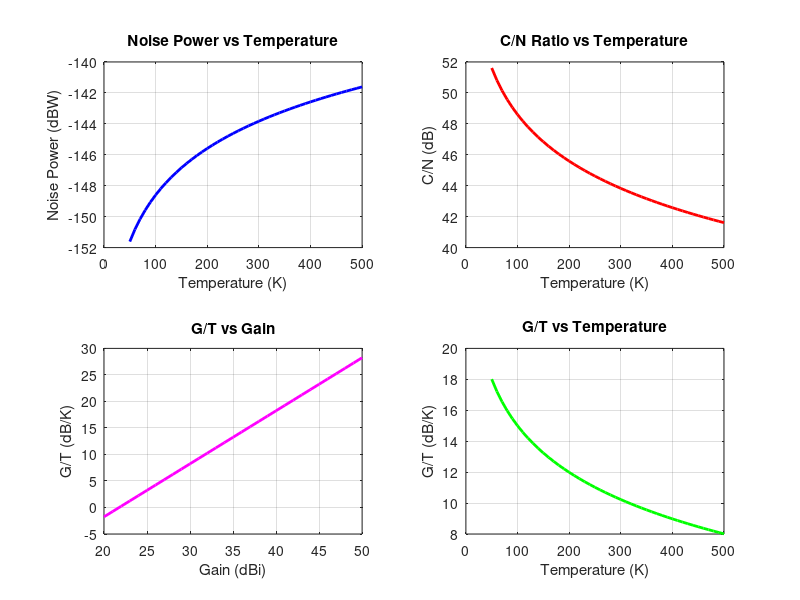

The MATLAB source for this figure: (Note: this script raises an error after producing the figure.)
clc;
clear;
close all;

T = 150;
G = 35;
Pc = -100;
B = 1e6;
k = 1.38e-23;

N = 10*log10(k*T*B);

CN = Pc - N;

GT = G - 10*log10(T);

fprintf('Noise Power = %.2f dBW\n', N);
fprintf('C/N Ratio   = %.2f dB\n', CN);
fprintf('G/T Ratio   = %.2f dB/K\n', GT);

Tr = 50:10:500;
Gr = 20:50;

Noise = 10*log10(k*Tr*B);

CN_values = Pc - Noise;

GT_gain = Gr - 10*log10(T);

GT_temp = G - 10*log10(Tr);

subplot(2,2,1);
plot(Tr,Noise,'b','LineWidth',2);
grid on;
xlabel('Temperature (K)');
ylabel('Noise Power (dBW)');
title('Noise Power vs Temperature');

subplot(2,2,2);
plot(Tr,CN_values,'r','LineWidth',2);
grid on;
xlabel('Temperature (K)');
ylabel('C/N (dB)');
title('C/N Ratio vs Temperature');

subplot(2,2,3);
plot(Gr,GT_gain,'m','LineWidth',2);
grid on;
xlabel('Gain (dBi)');
ylabel('G/T (dB/K)');
title('G/T vs Gain');

subplot(2,2,4);
plot(Tr,GT_temp,'g','LineWidth',2);
grid on;
xlabel('Temperature (K)');
ylabel('G/T (dB/K)');
title('G/T vs Temperature');

sgtitle('Link Budget and Noise Analysis');
